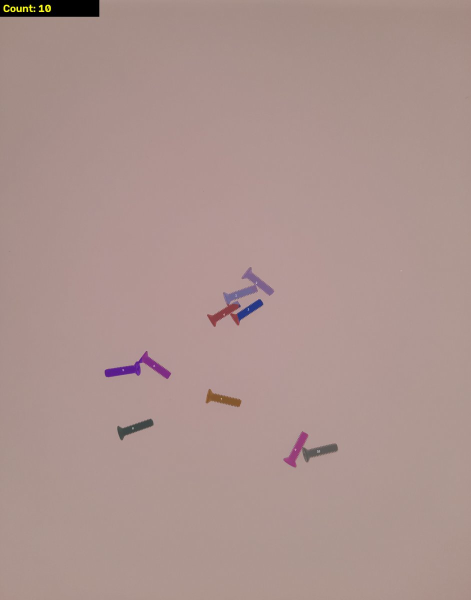
#> input picture Hemalatha_Yagitala/Non_AI/results/overlays/20240713_193650.jpg, 942 x 1200 px (shown at 1/2 size); its folder holds only this picture in this run
$ python count_objects.py --input results/overlays   (older library calls are emulated)
#> lines starting #> are read from the running program, lines starting #| are printed output that depends on the picture; after the words box and inside, x2 and y2 are one past the last pixel; in counts of white or black regions, pixels touching at a corner belong together
"""
Non-AI object counting + instance masks for the perspectivLabs CountingChallenge.

Pipeline (classical computer vision only: OpenCV + NumPy + SciPy):
  1. Flat-field correction  - estimate the background with a large morphological
     closing and divide it out, removing uneven lighting and lens vignetting.
  2. Otsu thresholding      - objects are darker than the background.
  3. Vignette removal       - drop dark blobs that run along the image border.
  4. Nut counting           - hex nuts touch each other constantly, but every nut has
     a round through-hole. If an image contains many circular holes of a consistent
     size, each hole seeds one nut; nut pixels are assigned to the nearest hole.
  5. Area-based counting    - for everything else (screws, bolts), merged blobs are
     counted as round(blob_area / single_object_area). The single-object area is
     estimated per image with an iterated median, so it adapts to scale. Round,
     solid blobs (screws standing upright) get their own reference area, and inside
     merged clusters they are found as thick distance-transform cores and counted
     separately. Clusters larger than 4 objects round with a -0.2 bias, since overlap hides area.
  6. Instance masks         - a blob counted as n objects is split into n masks by
     k-means on (x, y, local orientation), so crossing screws split along their axes.

Usage:
  python count_objects.py --input <images_dir> --output results [--gt ../ground_truth.csv] [--save-masks]
"""
import argparse, csv, glob, os, time
import cv2
import numpy as np
from scipy import ndimage as ndi

def load(path, long_side=2000):
    im = cv2.imread(path)
    s = min(1.0, long_side / max(im.shape[:2]))
    return cv2.resize(im, None, fx=s, fy=s, interpolation=cv2.INTER_AREA)

def foreground(im):
    """Flat-field the background, then Otsu. Objects are darker than background."""
    g = cv2.cvtColor(im, cv2.COLOR_BGR2GRAY).astype(np.float32)
    k = int(max(g.shape) * 0.06) | 1
    bg = cv2.morphologyEx(g, cv2.MORPH_CLOSE, cv2.getStructuringElement(cv2.MORPH_ELLIPSE, (k, k)))
    bg = cv2.GaussianBlur(bg, (0, 0), k / 4)
    n8 = (255 * np.clip(g / (bg + 1e-6), 0, 1)).astype(np.uint8)
    n8 = cv2.GaussianBlur(n8, (3, 3), 0)
    _, b = cv2.threshold(n8, 0, 255, cv2.THRESH_BINARY_INV + cv2.THRESH_OTSU)
    b = cv2.morphologyEx(b, cv2.MORPH_OPEN, np.ones((3, 3), np.uint8))
    return b > 0, n8

def find_holes(fg):
    """Background regions fully enclosed by foreground (e.g. nut holes)."""
    holes = ndi.binary_fill_holes(fg) & ~fg
    nl, lab, st, cen = cv2.connectedComponentsWithStats(holes.astype(np.uint8), 8)
    out = []
    for i in range(1, nl):
        a = st[i, 4]
        if a < 12: continue
        m = (lab[st[i,1]:st[i,1]+st[i,3], st[i,0]:st[i,0]+st[i,2]] == i).astype(np.uint8)
        cs, _ = cv2.findContours(m, cv2.RETR_EXTERNAL, cv2.CHAIN_APPROX_NONE)
        p = cv2.arcLength(cs[0], True)
        circ = 4 * np.pi * a / (p * p + 1e-6)
        out.append((i, a, circ, cen[i]))
    return lab, out

def robust_unit(areas):
    """Typical single-object area: iterate median over a window around itself."""
    a = np.asarray(areas, float)
    u = np.median(a)
    for _ in range(10):
        sel = a[(a > 0.6 * u) & (a < 1.45 * u)]
        if len(sel) < 3: break
        nu = np.median(sel)
        if abs(nu - u) < 1: break
        u = nu
    return u

def nut_seeds(fg):
    """Return hole label image + list of hole ids that look like nut holes, or [] if not a nut image."""
    lab, holes = find_holes(fg)
    circ = [h for h in holes if h[2] > 0.70]
    if len(circ) < 30: return lab, []
    med = np.median([h[1] for h in circ])
    a = np.array([h[1] for h in circ])
    spread = (np.percentile(a, 90) - np.percentile(a, 10)) / med
    if med < 60 or spread > 0.6: return lab, []
    keep = [h for h in holes if 0.6 * med <= h[1] <= 1.6 * med and h[2] > 0.70]  # gaps between 3 touching nuts are less round
    return lab, keep

def local_orientation(mask, sigma):
    """Per-pixel dominant orientation (doubled-angle unit vector) from the mask's structure tensor."""
    m = cv2.GaussianBlur(mask.astype(np.float32), (0, 0), sigma / 3)
    gx = cv2.Sobel(m, cv2.CV_32F, 1, 0); gy = cv2.Sobel(m, cv2.CV_32F, 0, 1)
    jxx = cv2.GaussianBlur(gx * gx, (0, 0), sigma); jyy = cv2.GaussianBlur(gy * gy, (0, 0), sigma)
    jxy = cv2.GaussianBlur(gx * gy, (0, 0), sigma)
    c, s = jxx - jyy, 2 * jxy
    norm = np.sqrt(c * c + s * s) + 1e-6
    return c / norm, s / norm

def split_component(mask, n, scale=10.0, seed=0):
    """Split one blob into n instances: k-means on (x, y, orientation).
    Orientation lets crossing / side-by-side screws separate along their own axes."""
    ys, xs = np.nonzero(mask)
    if n <= 1 or len(xs) < n: return [mask]
    pad = np.pad(mask, 10)
    c, s = local_orientation(pad, sigma=max(2.0, scale / 2))
    c, s = c[10:-10, 10:-10], s[10:-10, 10:-10]
    w = scale * 0.8
    pts = np.column_stack([xs, ys, w * c[ys, xs], w * s[ys, xs]]).astype(np.float32)
    crit = (cv2.TERM_CRITERIA_EPS + cv2.TERM_CRITERIA_MAX_ITER, 60, 0.3)
    cv2.setRNGSeed(seed)
    _, lbl, _ = cv2.kmeans(pts, n, None, crit, 8, cv2.KMEANS_PP_CENTERS)
    out = []
    for k in range(n):
        m = np.zeros_like(mask); sel = lbl.ravel() == k
        m[ys[sel], xs[sel]] = True
        # keep largest connected piece; give stray pixels back to nearest instance later
        nl, lab, st, _ = cv2.connectedComponentsWithStats(m.astype(np.uint8), 8)
        if nl > 2:
            keep = 1 + np.argmax(st[1:, 4]); m = lab == keep
        out.append(m)
    # reassign orphan pixels to the nearest instance so the union still covers the blob
    lab = np.zeros(mask.shape, np.int32)
    for k, m in enumerate(out, 1): lab[m] = k
    orphan = mask & (lab == 0)
    if orphan.any():
        _, (iy, ix) = ndi.distance_transform_edt(lab == 0, return_indices=True)
        lab[orphan] = lab[iy[orphan], ix[orphan]]
        out = [lab == k for k in range(1, n + 1)]
    return out

BIAS_MIN_UNITS = 4.0   # clusters bigger than this many objects get the overlap bias

def drop_vignette(mask):
    """Remove dark lens-vignette regions: blobs that run a long way along the image border."""
    nl, lab, st, _ = cv2.connectedComponentsWithStats(mask.astype(np.uint8), 8)
    if nl <= 1: return mask
    unit = robust_unit(st[1:, 4][st[1:, 4] > 30]) if (st[1:, 4] > 30).sum() else 100
    edge = np.zeros_like(mask); edge[[0, -1], :] = True; edge[:, [0, -1]] = True
    contact = np.bincount(lab[edge], minlength=nl)
    out = mask.copy()
    for i in range(1, nl):
        if contact[i] > 0.8 * np.sqrt(unit):
            out[lab == i] = False
    return out

def count_image(path, long_side=2000, round_bias=-0.2):
    im = load(path, long_side)
    fg, _ = foreground(im)
    H, W = fg.shape
    instances, kinds = [], []

    # 1) Nuts: one instance per hole; claim foreground pixels within a ring around each hole
    hole_lab, seeds = nut_seeds(fg)
    claimed = np.zeros_like(fg)
    if seeds:
        r_hole = np.sqrt(np.median([h[1] for h in seeds]) / np.pi)
        R = 2.6 * r_hole                       # outer nut radius ~ 2.3-2.6x hole radius
        markers = np.zeros((H, W), np.int32)
        for k, (hid, *_ ) in enumerate(seeds, 1):
            markers[hole_lab == hid] = k
        # distance from every pixel to nearest seed + which seed
        dist, (iy, ix) = ndi.distance_transform_edt(markers == 0, return_indices=True)
        owner = markers[iy, ix]
        holes_all = ndi.binary_fill_holes(fg)
        region = holes_all & (dist <= R - r_hole)
        for k in range(1, len(seeds) + 1):
            m = region & (owner == k)
            instances.append(m); kinds.append('nut')
        claimed = region

    # 2) Everything else: area-based counting on remaining blobs
    rest = fg & ~cv2.dilate(claimed.astype(np.uint8), np.ones((3, 3), np.uint8)).astype(bool)
    rest = cv2.morphologyEx(rest.astype(np.uint8), cv2.MORPH_OPEN, np.ones((3, 3), np.uint8)).astype(bool)
    rest = ndi.binary_fill_holes(rest)
    rest = drop_vignette(rest)
    nl, lab, st, _ = cv2.connectedComponentsWithStats(rest.astype(np.uint8), 8)
    areas = st[1:, 4]
    min_area = 0
    big = areas[areas > 30]
    if len(big) >= 3 or (len(big) and not seeds):
        unit = robust_unit(big) if not seeds else np.median([np.sum(m) for m in instances])
        min_area = 0.25 * unit
        # shape descriptors: round + solid blobs are upright screws / bolt heads seen from above
        disc = {}
        for i in range(1, nl):
            if st[i, 4] < min_area: continue
            x, y, w, h = st[i, :4]
            m = (lab[y:y+h, x:x+w] == i).astype(np.uint8)
            cs, _ = cv2.findContours(m, cv2.RETR_EXTERNAL, cv2.CHAIN_APPROX_NONE)
            c = max(cs, key=cv2.contourArea)
            per = cv2.arcLength(c, True); hull = cv2.contourArea(cv2.convexHull(c)) + 1e-6
            circ = 4 * np.pi * st[i, 4] / (per * per + 1e-6)
            disc[i] = circ > 0.75 and st[i, 4] / hull > 0.93
        disc_areas = [st[i, 4] for i, d in disc.items() if d]
        disc_unit = np.median(disc_areas) if len(disc_areas) >= 3 else None
        for i in range(1, nl):
            a = st[i, 4]
            if a < min_area: continue
            x, y, w, h = st[i, :4]
            if seeds and a < 0.5 * unit: continue      # slivers of nuts left after claiming
            sub = lab[y:y+h, x:x+w] == i
            if disc.get(i) and disc_unit:
                n = max(1, int(np.floor(a / disc_unit + 0.5)))
            elif disc_unit and a > 1.5 * unit:
                # upright screws inside a cluster: their thick round cores survive a
                # distance-transform threshold that thin lying screws never reach
                r_d = np.sqrt(disc_unit / np.pi)
                dt = cv2.distanceTransform(np.pad(sub, 1).astype(np.uint8), cv2.DIST_L2, 5)[1:-1, 1:-1]
                nc, _, cst, _ = cv2.connectedComponentsWithStats((dt >= 0.7 * r_d).astype(np.uint8), 8)
                k = int(np.sum(cst[1:, 4] >= 3)) if nc > 1 else 0
                rest_a = max(0.0, a - k * disc_unit)
                n = max(1, k + int(np.floor(rest_a / unit + 0.5 + (round_bias if rest_a > BIAS_MIN_UNITS * unit else 0))))
            else:
                # overlap hides area only in large clusters (> BIAS_MIN_UNITS objects): bias those, not pairs or small groups
                b = round_bias if a > BIAS_MIN_UNITS * unit else 0.0
                n = max(1, int(np.floor(a / unit + 0.5 + b)))
            for m in split_component(sub, n, scale=np.sqrt(unit)):
                full = np.zeros_like(fg); full[y:y+h, x:x+w] = m
                instances.append(full); kinds.append('obj')
    return im, instances, kinds

def overlay(im, instances, title=None):
    out = im.copy()
    rng = np.random.default_rng(7)
    col = rng.integers(40, 255, (len(instances), 3))
    for m, c in zip(instances, col):
        out[m] = (0.45 * out[m] + 0.55 * c).astype(np.uint8)
    fs = max(im.shape[:2]) / 2000
    for k, m in enumerate(instances, 1):
        ys, xs = np.nonzero(m)
        if len(xs) == 0: continue
        cv2.putText(out, str(k), (int(xs.mean()) - 6, int(ys.mean()) + 4), 0, 0.33 * fs, (255, 255, 255), 1, cv2.LINE_AA)
    txt = f"Count: {len(instances)}" if title is None else title
    cv2.rectangle(out, (0, 0), (int(330 * fs), int(55 * fs)), (0, 0, 0), -1)
    cv2.putText(out, txt, (int(10 * fs), int(40 * fs)), 0, 1.2 * fs, (0, 255, 255), 2, cv2.LINE_AA)
    return out


def load_gt(path):
    gt = {}
    if path and os.path.exists(path):
        with open(path) as f:
            for r in csv.DictReader(f):
                if r.get("gt_count", "").strip():
                    gt[r["image"].strip()] = int(r["gt_count"])
    return gt

def main():
    ap = argparse.ArgumentParser()
    ap.add_argument("--input", required=True, help="folder with images (searched recursively)")
    ap.add_argument("--output", default="results")
    ap.add_argument("--gt", default=None, help="CSV with columns image,gt_count")
    ap.add_argument("--long-side", type=int, default=2000, help="working resolution")
    ap.add_argument("--save-masks", action="store_true", help="also save 16-bit instance label PNGs")
    args = ap.parse_args()

    exts = (".jpg", ".jpeg", ".png")
    paths = sorted(p for p in glob.glob(os.path.join(args.input, "**", "*"), recursive=True)
                   if p.lower().endswith(exts))
    if not paths:
        raise SystemExit(f"No images found under '{os.path.abspath(args.input)}'. "
                         "Make sure the dataset zips are extracted inside this folder.")
    print(f"Found {len(paths)} images")
    os.makedirs(os.path.join(args.output, "overlays"), exist_ok=True)
    if args.save_masks: os.makedirs(os.path.join(args.output, "masks"), exist_ok=True)
    gt = load_gt(args.gt)
    rows, accs = [], []
    for p in paths:
        t = time.time()
        name = os.path.basename(p)
        im, inst, kinds = count_image(p, args.long_side)
#> in load, im is the input picture: shape (1200, 942, 3); mean B, G, R 142.7, 147.2, 171.6
#> in foreground, `n8 = (255 * np.clip(g / (bg + 1e-6), 0, 1)).astype(np.uint8)`:
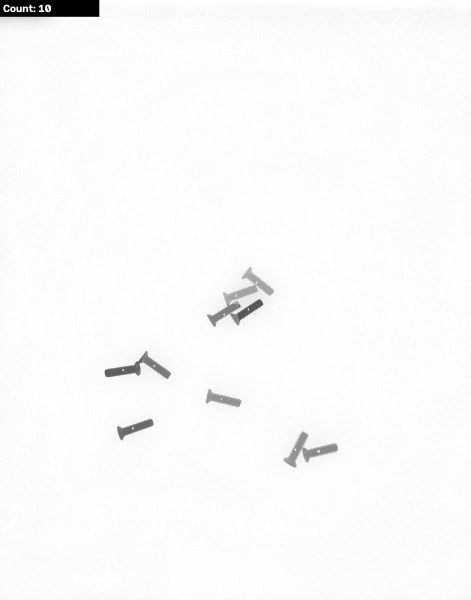
#> n8: shape (1200, 942) (shown at 1/2 size); min 0, max 255, mean 249.9
#> in foreground, `_, b = cv2.threshold(n8, 0, 255, cv2.THRESH_BINARY_INV + cv2.THRESH_OT..`:
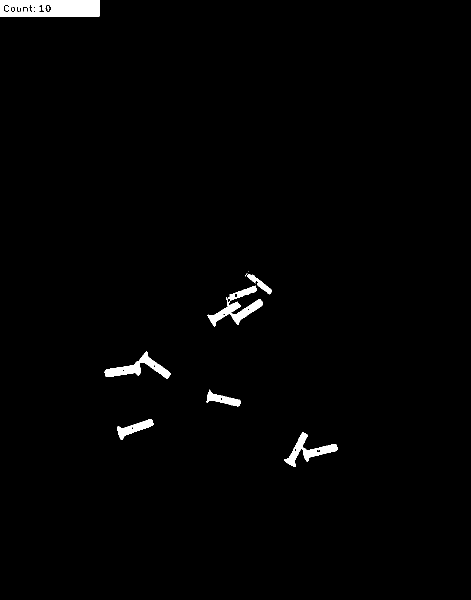
#> b: shape (1200, 942) (shown at 1/2 size); 1.4% white; 11 white regions (2 under 20 px), largest, box (x1, y1, x2, y2) and area: (0, 0, 199, 34) 6220, (415, 571, 526, 653) 2665, (209, 703, 342, 757) 2226
#> in find_holes, `nl, lab, st, cen = cv2.connectedComponentsWithStats(holes.astype(np.ui..`: nl = 13; st = 13 rows, first 6: [0, 0, 942, 1200, 1129784], [7, 10, 36, 14, 222], [58, 10, 12, 14, 55], [78, 10, 10, 14, 69], [90, 10, 12, 14, 119], [46, 14, 10, 10, 62]; cen = 13 rows, first 8: [470.7, 599.8], [24.41, 17.98], [62.18, 17.44], [82.42, 17.39], [95.82, 16.64], [50.35, 17.82], [68.4, 14.8], [496.5, 618.5]
#> the loop in find_holes, `for i in range(1, nl):` made 12 passes
#> (a, cs, p, circ) on passes 1 to 5: (222, 1 contour; box (x1, y1, x2, y2) and area: (0, 0, 36, 14) 178, 141.5, 0.139), (55, 1 contour; box (x1, y1, x2, y2) and area: (0, 0, 12, 14) 33, 48.63, 0.292), (69, 1 contour; box (x1, y1, x2, y2) and area: (0, 0, 10, 14) 47, 46.14, 0.407), (119, 1 contour; box (x1, y1, x2, y2) and area: (0, 0, 12, 14) 115, 40.97, 0.891), (62, 1 contour; box (x1, y1, x2, y2) and area: (0, 0, 10, 10) 38, 47.9, 0.34)
#> after the loop in find_holes, `for i in range(1, nl):`: out = [(1, 222, 0.139, [24.41, 17.98]), (2, 55, 0.292, [62.18, 17.44]), (3, 69, 0.407, [82.42, 17.39]), (4, 119, 0.891, [95.82, 16.64]), (5, 62, 0.34, [50.35, 17.82]), (10, 12, 0.967, [442.4, 797.3]), (11, 12, 1.44, [265.1, 856.2]), (12, 32, 1.13, [636.7, 902])]
#> in nut_seeds, `lab, holes = find_holes(fg)`: holes has the same summary as out in find_holes
#> in nut_seeds, `circ = [h for h in holes if h[2] > 0.70]`: circ = [(4, 119, 0.891, [95.82, 16.64]), (10, 12, 0.967, [442.4, 797.3]), (11, 12, 1.44, [265.1, 856.2]), (12, 32, 1.13, [636.7, 902])]
#> in count_image, `hole_lab, seeds = nut_seeds(fg)`: seeds = []
#> in drop_vignette, `nl, lab, st, _ = cv2.connectedComponentsWithStats(mask.astype(np.uint8..`: nl = 11; st = [[0, 0, 942, 1200, 1114127], [0, 0, 199, 34, 6765], [495, 549, 48, 39, 527], [458, 572, 56, 28, 584], [461, 599, 65, 51, 1051], [416, 604, 65, 48, 978], [209, 704, 132, 53, 2243], [413, 781, 69, 31, 936], [235, 838, 72, 42, 1156], [569, 865, 46, 69, 963], [605, 888, 70, 35, 1070]]
#> in robust_unit, `a = np.asarray(areas, float)`: a = [6765, 527, 584, 1051, 978, 2243, 936, 1156, 963, 1070]
#> in robust_unit, `u = np.median(a)`: u = 1014.5
#> the loop in robust_unit, `for _ in range(10):` made 1 pass
#> (sel, nu) on pass 1: ([1051, 978, 936, 1156, 963, 1070], 1014.5)
#> in drop_vignette, `contact = np.bincount(lab[edge], minlength=nl)`: contact = [4048, 232, 0, 0, 0, 0, 0, 0, 0, 0, 0]
#> after the loop in drop_vignette, `for i in range(1, nl):`:
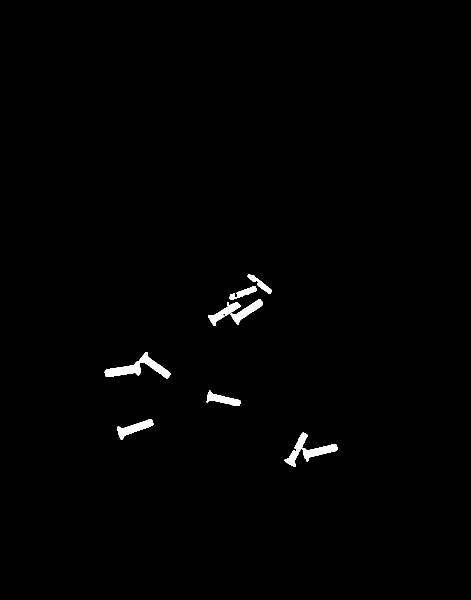
#> out: shape (1200, 942) bool (shown at 1/2 size); 0.84% white; 9 white regions, largest, box (x1, y1, x2, y2) and area: (209, 704, 341, 757) 2243, (235, 838, 307, 880) 1156, (605, 888, 675, 923) 1070
#> in count_image, `nl, lab, st, _ = cv2.connectedComponentsWithStats(rest.astype(np.uint8..`: nl = 10; st = [[0, 0, 942, 1200, 1120892], [495, 549, 48, 39, 527], [458, 572, 56, 28, 584], [461, 599, 65, 51, 1051], [416, 604, 65, 48, 978], [209, 704, 132, 53, 2243], [413, 781, 69, 31, 936], [235, 838, 72, 42, 1156], [569, 865, 46, 69, 963], [605, 888, 70, 35, 1070]]
#> in count_image, `areas = st[1:, 4]`: areas = [527, 584, 1051, 978, 2243, 936, 1156, 963, 1070]
#> the loop in robust_unit (call 2), `for _ in range(10):` made 2 passes
#> (sel, nu, u) on pass 1: ([1051, 978, 936, 1156, 963, 1070], 1014.5, 1014.5)
#> in count_image, `unit = robust_unit(big) if not seeds else np.median([np.sum(m) for m i..`: unit = 1014.5
#> in count_image, `min_area = 0.25 * unit`: min_area = 253.6
#> the loop in count_image, `for i in range(1, nl):` made 9 passes
#> (x, y, h, cs, per, hull, circ) on passes 1 to 4: (495, 549, 39, 1 contour; box (x1, y1, x2, y2) and area: (0, 0, 48, 39) 466, 143.2, 562.5, 0.323), (458, 572, 28, 1 contour; box (x1, y1, x2, y2) and area: (0, 0, 56, 28) 514, 156.2, 623, 0.301), (461, 599, 51, 1 contour; box (x1, y1, x2, y2) and area: (0, 0, 65, 51) 975, 184, 1353, 0.39), (416, 604, 48, 1 contour; box (x1, y1, x2, y2) and area: (0, 0, 65, 48) 890, 207.7, 1456, 0.285)
#> after the loop in count_image, `for i in range(1, nl):`:
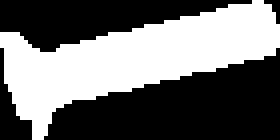
#> m: shape (35, 70) (shown 4 times larger); values 0 (black) and 1 (white), 43.7% white; 1 white region, box (x1, y1, x2, y2) and area: (0, 0, 70, 35) 1070
#> after the loop in count_image, `for i in range(1, nl):`: disc = 9 items
#> in count_image, `disc_areas = [st[i, 4] for i, d in disc.items() if d]`: disc_areas = []
#> the loop in count_image, `for i in range(1, nl):` made 9 passes
#> (a, x, y, h, n) on passes 1 to 8: (527, 495, 549, 39, 1), (584, 458, 572, 28, 1), (1051, 461, 599, 51, 1), (978, 416, 604, 48, 1), (2243, 209, 704, 53, 2), (936, 413, 781, 31, 1), (1156, 235, 838, 42, 1), (963, 569, 865, 69, 1)
#> after the loop in count_image, `for i in range(1, nl):`:
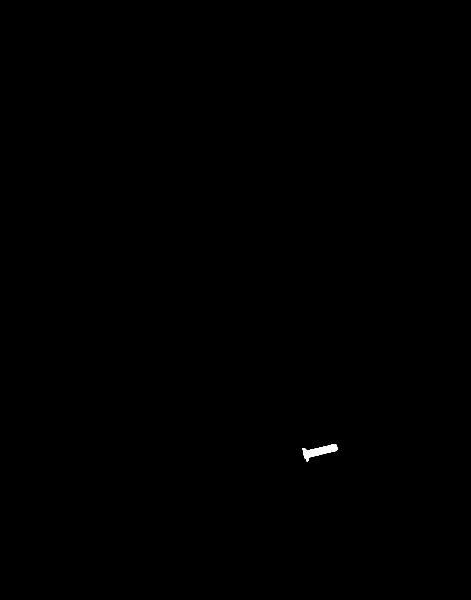
#> full: shape (1200, 942) bool (shown at 1/2 size); 0.09% white; 1 white region, box (x1, y1, x2, y2) and area: (605, 888, 675, 923) 1070
#> after the loop in count_image, `for i in range(1, nl):`: instances = 10 items; kinds = ['obj', 'obj', 'obj', 'obj', 'obj', 'obj', 'obj', 'obj', 'obj', 'obj']
#> inst = 10 items
        n = len(inst)
#> n = 10
        vis = overlay(im, inst)
#> in overlay, `col = rng.integers(40, 255, (len(instances), 3))`: col = [[243, 174, 187], [232, 164, 206], [219, 88, 51], [104, 101, 227], [236, 41, 147], [216, 68, 211], [65, 140, 215], [105, 113, 99], [194, 94, 252], [135, 142, 148]]
#> the loop in overlay, `for m, c in zip(instances, col):` made 10 passes
#> after the loop in overlay, `for m, c in zip(instances, col):`:
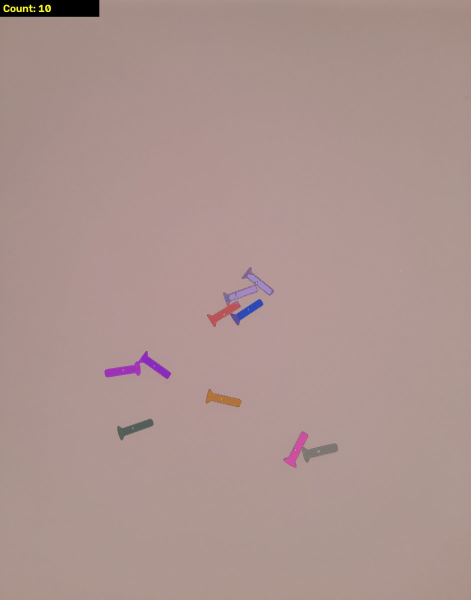
#> out: shape (1200, 942, 3) (shown at 1/2 size); 0.84% of pixels changed, all inside (x1, y1, x2, y2) = (209, 549, 675, 934)
#> the loop in overlay, `for k, m in enumerate(instances, 1):` made 10 passes
#> in overlay, `txt = f"Count: {len(instances)}" if title is None else title`: txt = 'Count: 10'
        small = cv2.resize(vis, None, fx=0.6, fy=0.6, interpolation=cv2.INTER_AREA)
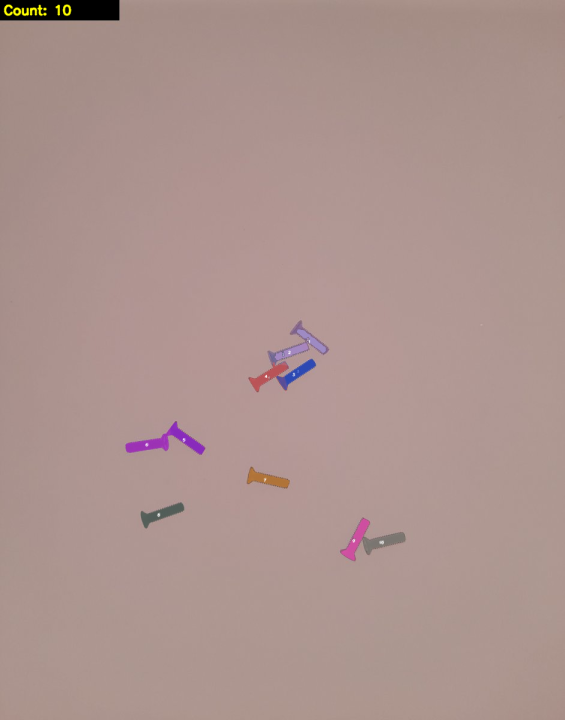
#> small: shape (720, 565, 3); mean B, G, R 143, 147.4, 172
        cv2.imwrite(os.path.join(args.output, "overlays", name), small, [cv2.IMWRITE_JPEG_QUALITY, 85])
        if args.save_masks:
            lab = np.zeros(im.shape[:2], np.uint16)
            for k, m in enumerate(inst, 1): lab[m] = k
            cv2.imwrite(os.path.join(args.output, "masks", os.path.splitext(name)[0] + ".png"), lab)
        g = gt.get(name)
        acc = None if g is None else max(0.0, 1 - abs(n - g) / g)
        if acc is not None: accs.append(acc)
        rows.append(dict(image=name, predicted=n, nuts=kinds.count("nut"),
                         gt_count="" if g is None else g,
                         accuracy="" if acc is None else f"{100*acc:.2f}",
                         seconds=f"{time.time()-t:.1f}"))
        print(f"{name:30s} pred={n:4d}" + ("" if g is None else f"  gt={g:4d}  acc={100*acc:6.2f}%"))
#| 20240713_193650.jpg            pred=  10
    with open(os.path.join(args.output, "counts.csv"), "w", newline="") as f:
        w = csv.DictWriter(f, fieldnames=list(rows[0].keys())); w.writeheader(); w.writerows(rows)
    if accs:
        print(f"\nMean count accuracy over {len(accs)} images with GT: {100*np.mean(accs):.2f}%")

if __name__ == "__main__":
    main()
